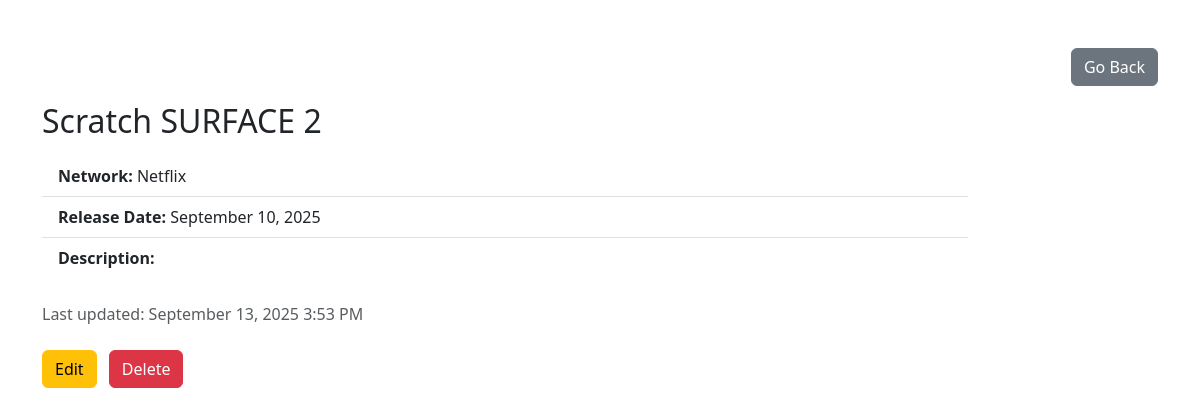
The app's page /shows/17 with its own data.
### TVShows/models.py (models this page shows, shortened)
class TVShow(models.Model):
    title = models.CharField(max_length=255) # we can say unique=True and catch the IntegrityError about UNIQUE constraint failure
    network = models.CharField(max_length=255)
    release_date = models.DateField()
    desc = models.TextField()
    created_at = models.DateTimeField(auto_now_add=True)
    updated_at = models.DateTimeField(auto_now=True)
    objects = TVShowManager()

### TVShows/views.py (the view)
# urls.py: path('shows/<int:id>', views.show),
def show(request, id):
    show = TVShow.objects.get(id=id)
    context = {
        'show': show,
        'success': request.session.get('success', None)
    }
    if 'success' in request.session:
        del request.session['success']  # clear the message after showing it
    return render(request, 'read-one.html', context)

### TVShows/templates/read-one.html (shortened to what this page needs)
<!DOCTYPE html>
<html lang="en">
<head>
    <link href="https://cdn.jsdelivr.net/npm/bootstrap@5.3.0/dist/css/bootstrap.min.css" rel="stylesheet">
</head>
<body>
    <div class="container mt-5">
        <div class="row align-items-center mb-3">
            <div class="col-md-4">
                <div class="text-end">
                    <a href="/shows" class="btn btn-secondary">Go Back</a>
                </div>
            </div>
        </div>
        <div class="row justify-content-start">
            <div class="col-md-10">
                <h2 class="mb-3">{{ show.title }}</h2>
                <ul class="list-group list-group-flush">
                    <li class="list-group-item "><strong>Network:</strong> {{ show.network }}</li>
                    <li class="list-group-item "><strong>Release Date:</strong> {{ show.release_date|date:"F j, Y" }}</li>
                    <li class="list-group-item "><strong>Description:</strong> {{ show.desc }}</li>
                </ul>
                <p class="mt-4 text-muted">Last updated: {{ show.updated_at | date:"F j, Y g:i A" }}</p>
                <div class="mt-4">
                    <a href="/shows/{{ show.id }}/edit" class="btn btn-warning me-2">Edit</a>
                    <form action="/shows/{{ show.id }}/destroy" method="post" class="d-inline">
                        <button type="submit" class="btn btn-danger">Delete</button>
                    </form>
                </div>
            </div>
        </div>
    </div>
</body>
</html>

### records on screen
TVShow: title "Scratch SURFACE 2", network "Netflix", release_date "September 10, 2025", updated_at "September 13, 2025 3:53 PM"
